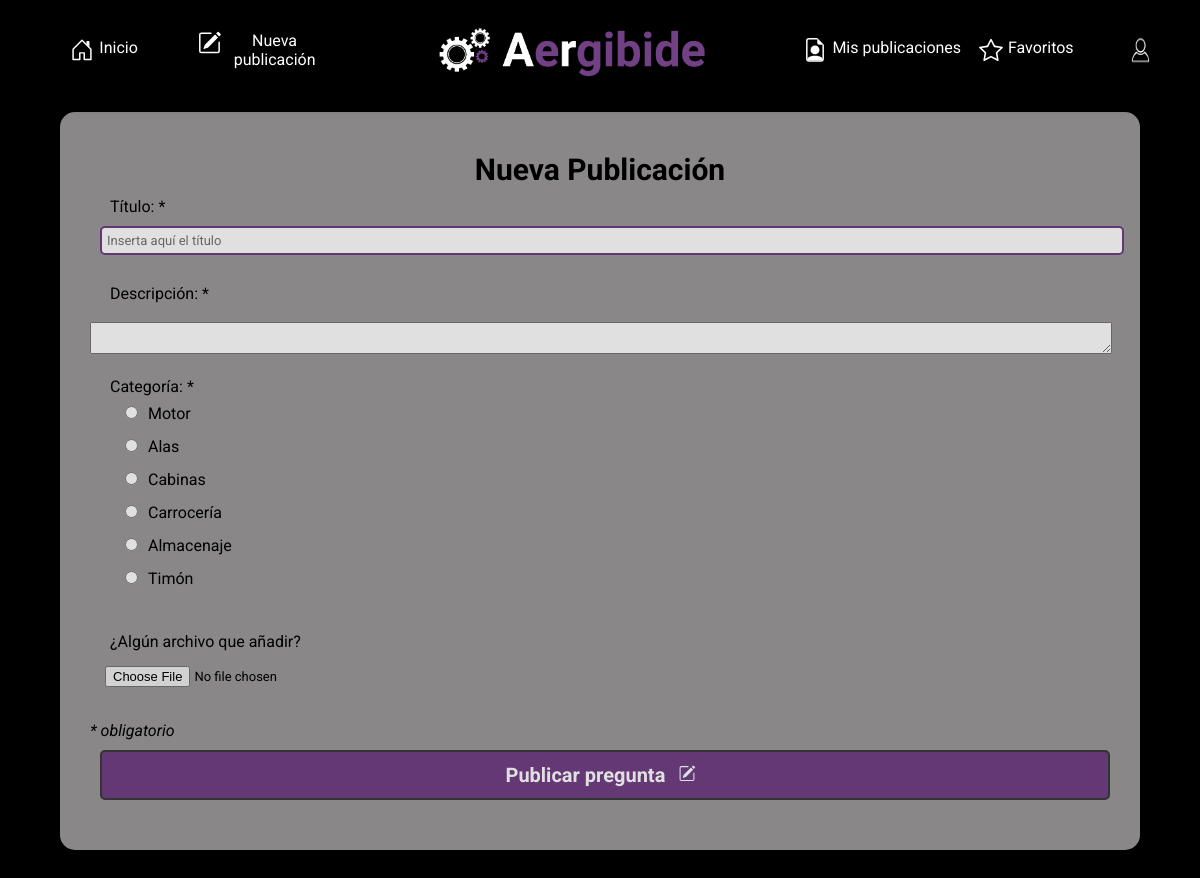
/model/nueva-publicacion.php (signed in), run on the app's committed database.
### tables this page shows
CREATE TABLE `Usuario` (
  `ID` int(5) NOT NULL,
  `Nombre` varchar(70) NOT NULL,
  `Apellido` varchar(150) NOT NULL,
  `Usuario` varchar(30) NOT NULL,
  `Correo` varchar(100) NOT NULL,
  `Password` varchar(500) NOT NULL,
  `Imagen` varchar(500) DEFAULT NULL
);

CREATE TABLE `Categoria` (
  `ID` int(11) NOT NULL,
  `Descripcion` varchar(50) NOT NULL
);

### model/conexion.php (called while the page is built, shortened)
<?php
function guardarDatosUsuario($dbh,$usuario)
{
    if (empty($usuario))
        $usuario=$_SESSION['usuario'];
    $data = array('user' => $usuario);
    $stmt = recogerDatosUsuario($dbh, $data);
    return $stmt->fetch();
}
function recogerDatosUsuario($dbh, $data)
{
    $stmt = $dbh->prepare("SELECT * FROM Usuario WHERE Correo = :user OR Usuario = :user");
    $stmt->setFetchMode(PDO::FETCH_OBJ);
    $stmt->execute($data);
    return $stmt;
}
function mostrarCategorias($dbh)
{
    $stmt = $dbh->prepare("SELECT Descripcion AS cat FROM Categoria
                            ORDER BY ID asc");
    $stmt->setFetchMode(PDO::FETCH_OBJ);
    $stmt->execute();
    return $stmt;
}

### model/general.php (called while the page is built)
<?php
    require "conexion.php";
    if (!isset($_SESSION["usuario"]))
        header("Location: login.php");
    else
    {
        $dbh=connect();
        $datos=guardarDatosUsuario($dbh,"");
    }

### views/nueva-publicacion.view.php (the view, shortened to what this page needs)
<?php
if (empty($categorias))
{
    header("Location: ../model/login.php");
}
else
{
    require "../vistasfijas/head.php"?>
<link type="text/css" rel="stylesheet" href="../css/principal.css">
<link type="text/css" rel="stylesheet" href="../css/mis-publicaciones.css">
<link type="text/css" rel="stylesheet" href="../css/nueva-publicacion.css">
</head>
<?php require "../vistasfijas/cabecera.php"?>
<article id="barra_busqueda">
    <div id="filtro">
        <a> Filtrar</a>
    </div>
</article>
<main>
    <section id="publicaciones">
        <div class="cuadro_publicacion">
            <h1>Nueva Publicación</h1>
            <form action="../model/nueva-publicacion.php" method="post" enctype="multipart/form-data">
                <label for="titulo">Título: * </label><br>
                <input type="text" id="titulo" name="titulo" placeholder="Inserta aquí el título" required><br><br>
                <label for="descripcion">Descripción: *</label><br><br>
                <textarea id="descripcion" name="descripcion" required></textarea><br><br>
                <label for="categoria">Categoría: *</label><br>
                <?php while ($row = $categorias->fetch()) {
                    $categoria = utf8_encode($row->cat);
                    ?>
                    <input type="radio" class="categ-nueva-pregunta" name="categorias" value="<?= $categoria ?>"><?= $categoria ?><br>
                <?php } ?>
                <br><br>
                <label for="archivo">¿Algún archivo que añadir? </label><br>
                <input type="file" name="archivo" id="archivo"><br><br>
                <i>* obligatorio</i>
                <br>
                <button type="submit" name="introducir" class="boton" id="publicar" value="NuevaPregunta">
                    <b>
                        Publicar pregunta
                    </b>
                </button>
            </form>
        </div>
    </section>
</main>
</body>
</html>
<?php } ?>

### vistasfijas/cabecera.php (shortened to what this page needs)
<?php
if (empty($datos))
header("Location: ../model/login.php");
else
{
?>
<body>
    <header>
        <div id="logotipo">
            <a href="../model/principal.php">
                <img src="../img/logo_horizontal_negativo.png">
            </a>
        </div>
        <div id="lista">
            <ul>
                <li><a href="../model/mis-publicaciones.php?action=publicacion">Mis publicaciones</a></li>
                <li><a href="../model/mis-publicaciones.php?action=fav">Favoritos</a></li>
            </ul>
        </div>
        <div id="listaNuevaPublicacion">
            <ul>
                <li>
                    <a href="../model/principal.php?action=home">
                        Inicio
                    </a>
                </li>
                <li>
                    <a href="../model/nueva-publicacion.php">
                        Nueva publicación</a></li>
            </ul>
        </div>
        <div id="boton">
            <button id="perfil"><img src="<?=$datos->Imagen?>"></button>
        </div>
    </header>
    <?php
}
?>

### css/header.css (style rules this page uses)
* { padding: 0; margin: 0; }
header { width: 100%; background-color: black; display: grid; grid-template-columns: repeat(2,17vw) 26vw 30vw 10vw; grid-template-rows: 100px; box-shadow: 0px 4px 10px 0px rgba(0,0,0,0.75); }
a { color: white !important; }
#logotipo { grid-row: 1/2; grid-column: 3/4; display: flex; justify-content: center; align-items: center; }
#logotipo>a { display: flex; align-items: center; justify-content: flex-end; height: 80%; }
#logotipo>a>img { width: 95%; }
#listaNuevaPublicacion { grid-row: 1/2; grid-column: 1/3; width: 100%; display: flex; justify-content: flex-start; align-items: center; }
#listaNuevaPublicacion>ul { width: 80%; height: 100%; margin: 0; list-style-type: none; color: white; display: flex; align-items: center; justify-content: flex-end; }
#listaNuevaPublicacion>ul>li { width: 40%; }
#lista { grid-row: 1/2; grid-column: 4/5; width: 100%; display: flex; justify-content: flex-end; align-items: center; }
#lista > ul { width: 80%; height: 100%; margin: 0; list-style-type: none; color: white; display: flex; align-items: center; justify-content: space-around; }
#listaNuevaPublicacion >ul >li>a, #lista >ul >li>a { font-size: 1em; text-decoration: none; }
#boton { grid-row: 1/2; grid-column: 5/6; border: white; width: 100%; height: 100%; display: flex; justify-content: center; align-items: center; }
#boton > button { width: 35%; height: 55%; border-radius: 60px; outline: none; border: 1px solid black; background-color: black; }
#perfil >img { width: 100%; height: 100%; border-radius: 50%; }

### css/principal.css (style rules this page uses)
* { font-family: 'Roboto', sans-serif; margin: 0; padding: 0; }
body { max-width: 100%; display: grid; grid-template-columns: 100% 90% 100%; grid-template-rows: repeat(2, 100px) auto; background-color: black; overflow-x: hidden; }
header { grid-column: 1/2; grid-row: 1/2; z-index: 1; height: 100px; }
header > div { height: 100%; }
a { display: flex; text-align: center; }
#barra_busqueda { width: 100%; grid-column: 1/2; grid-row: 2/3; display: grid; grid-template-rows: 100%; grid-template-columns: 18vw 64vw 18vw; background-color: #724085; }
#filtro { grid-row: 1/2; grid-column: 1/2; color: white; display: flex; justify-content: center; align-items: center; font-size: 1.3em; }
#filtro > a { color: white; text-decoration: none; }
main { grid-column: 1/2; grid-row: 3/4; display: inline-flex; flex-direction: column; justify-content: center; align-items: center; background-color: black; opacity: 88%; height: auto; box-shadow: 0 -4px 10px 0 rgba(0,0,0,0.75); }
#publicaciones { order: 2; width: 90%; min-height: 200px; margin-top: 40px; background-color: #9c9a9a; border-radius: 10px; margin-bottom: 30px; }
.cuadro_publicacion { display: flex; height: auto; flex-direction: column; margin: 30px; margin-bottom: 0; }
.bi { font-size: 34px; }

### css/mis-publicaciones.css (style rules this page uses)
#barra_busqueda { height: 0px !important; }
body { grid-template-rows: 9vh auto !important; }
h1 { text-align: center; padding: 10px; }

### css/nueva-publicacion.css (style rules this page uses)
form { width: 100%; }
label { padding: 20px; }
input, button { display: flex; flex-direction: column; align-items: center; justify-content: center; width: 99%; border: 2px solid #724085; border-radius: 5px; padding: 5px; margin: 10px; font-size: 13px; outline: none; }
textarea { width: 100%; }
.boton { border: 2px solid #3b3b3b; color: white; background-color: #724085; height: 50px; font-size: 20px; }
#publicaciones { border-radius: 15px !important; padding-bottom: 40px !important; }
input { display: inline !important; }
input[type="radio"] { margin-left: 35px; width: auto !important; }
input[type="file"] { border: none !important; }
h1 { font-size: 30px; }

### data on the page
usuario: Imagen (picture)
categoria: Descripcion "Motor"
categoria: Descripcion "Alas"
categoria: Descripcion "Cabinas"
categoria: Descripcion "Carrocería"
categoria: Descripcion "Almacenaje"
categoria: Descripcion "Timón"
